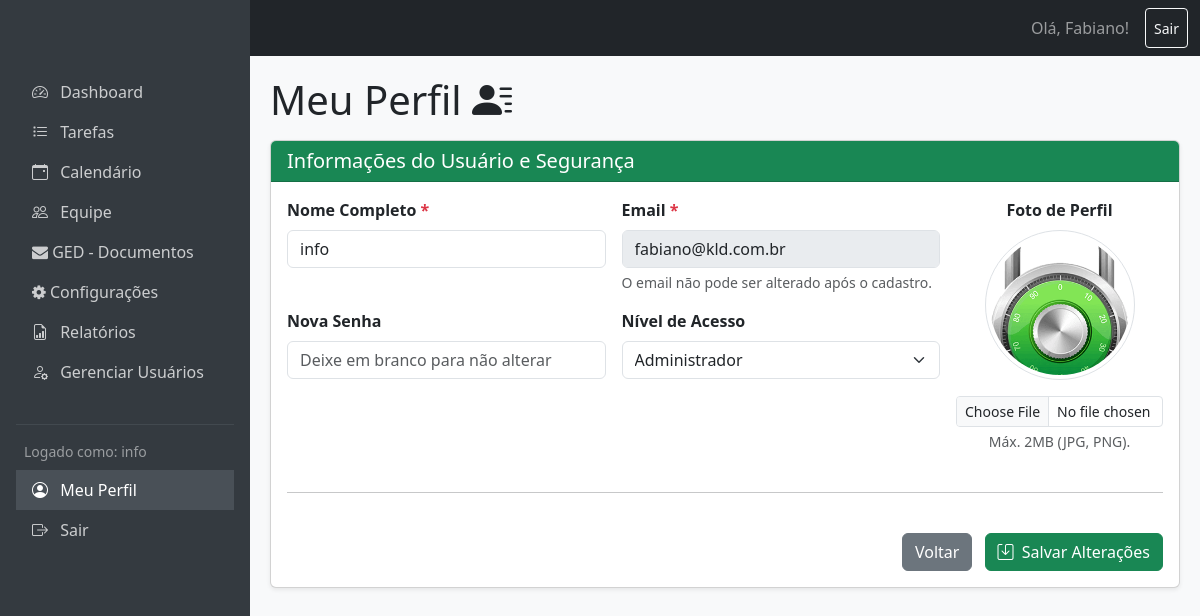
The page /perfil.php (signed in) on the database its author committed.
### tables this page shows
CREATE TABLE `usuarios` (
  `id` int(11) NOT NULL,
  `nome` varchar(100) NOT NULL,
  `email` varchar(100) NOT NULL,
  `senha_hash` varchar(255) NOT NULL,
  `perfil` enum('admin','user') NOT NULL DEFAULT 'user',
  `foto_perfil_url` varchar(255) DEFAULT NULL,
  `data_cadastro` timestamp NOT NULL DEFAULT CURRENT_TIMESTAMP
);

### perfil.php (the view, shortened to what this page needs)
<?php
include 'header.php';
include 'sidebar.php';
require_once 'conexao.php';
$user_id_param = $_GET['id'] ?? null;
$user_id_editar = null;
if ($user_id_param === 'novo') {
    $modo_edicao = false;
    $titulo_pagina = "Cadastrar Novo Usuário";
    if ($_SESSION['usuario_perfil'] !== 'admin') {
        header("Location: perfil.php?status=erro&msg=" . urlencode("Acesso negado. Apenas administradores podem cadastrar novos usuários."));
        exit();
    }
} elseif (!empty($user_id_param) && $user_id_param != $_SESSION['usuario_id']) {
    $user_id_editar = (int)$user_id_param;
    $modo_edicao = true;
    $titulo_pagina = "Editar Usuário #{$user_id_editar}";
} else {
    $user_id_editar = $_SESSION['usuario_id'];
    $modo_edicao = true;
    $titulo_pagina = "Meu Perfil";
}
$nome = "";
$email = "";
$perfil = "user";
$foto_perfil_url = "";
try {
    if ($modo_edicao) {
        $stmt = $pdo->prepare("SELECT * FROM usuarios WHERE id = :id");
        $stmt->bindParam(':id', $user_id_editar, PDO::PARAM_INT);
        $stmt->execute();
        $usuario = $stmt->fetch();
        if ($usuario) {
            $nome = $usuario['nome'];
            $email = $usuario['email'];
            $perfil = $usuario['perfil'];
            $foto_perfil_url = $usuario['foto_perfil_url'] ?? "";
        } else {
            header("Location: perfil.php?status=erro&msg=" . urlencode("Usuário não encontrado."));
            exit();
        }
    }
} catch (\PDOException $e) {
    if (function_exists('display_alert')) {
        display_alert('erro', 'Erro ao carregar dados do usuário.');
    }
}
?>
<div id="main-content">
    <h1 class="mb-3"><?= $titulo_pagina ?> <i class="bi bi-person-lines-fill"></i></h1>
    <div class="card shadow-sm mb-5">
        <div class="card-header bg-success text-white">
            <h5 class="mb-0">Informações do Usuário e Segurança</h5>
        </div>
        <div class="card-body">
            <form action="salvar_usuario.php" method="POST" class="needs-validation" enctype="multipart/form-data" novalidate>
                <div class="row g-3">
                    <div class="col-md-9 order-md-1">
                        <div class="row g-3">
                            <div class="col-md-6">
                                <label for="nome" class="form-label fw-bold">Nome Completo <span class="text-danger">*</span></label>
                                <input type="text" class="form-control" id="nome" name="nome" value="<?= htmlspecialchars($nome) ?>" required placeholder="Ex: Fabiano da Silva">
                            </div>
                            <div class="col-md-6">
                                <label for="email" class="form-label fw-bold">Email <span class="text-danger">*</span></label>
                                <input type="email" class="form-control" id="email" name="email" value="<?= htmlspecialchars($email) ?>" required placeholder="exemplo@empresa.com" <?= $modo_edicao ? 'disabled' : '' ?>>
                                <?php if($modo_edicao): ?>
                                    <div class="form-text">O email não pode ser alterado após o cadastro.</div>
                                <?php endif; ?>
                            </div>
                            <div class="col-md-6">
                                <label for="senha" class="form-label fw-bold">Nova Senha</label>
                                <input type="password" class="form-control" id="senha" name="senha" placeholder="Deixe em branco para não alterar" <?= !$modo_edicao ? 'required' : '' ?>>
                            </div>
                            <div class="col-md-6">
                                <label for="perfil" class="form-label fw-bold">Nível de Acesso</label>
                                <select class="form-select" id="perfil" name="perfil" <?= $_SESSION['usuario_perfil'] !== 'admin' ? 'disabled' : '' ?>>
                                    <option value="admin" <?= $perfil == 'admin' ? 'selected' : '' ?>>Administrador</option>
                                </select>
                            </div>
                        </div>
                    </div>
                    <div class="col-md-3 order-md-2 text-center">
                        <label class="form-label fw-bold w-100">Foto de Perfil</label>
                        <img id="previewFoto"
                             src="<?= !empty($foto_perfil_url) ? htmlspecialchars($foto_perfil_url) : 'https://via.placeholder.com/150/ADB5BD/FFFFFF?text=USER' ?>"
                             alt="Pré-visualização da Foto"
                             class="img-thumbnail rounded-circle mb-3"
                             style="width: 150px; height: 150px; object-fit: cover;">
                        <input type="file" class="form-control form-control-sm" id="foto" name="foto" accept="image/*">
                        <div class="form-text">Máx. 2MB (JPG, PNG).</div>
                    </div>
                    <div class="col-12 order-md-3"><hr class="my-4"></div>
                    <div class="col-12 order-md-4 text-end">
                        <a href="index.php" class="btn btn-secondary me-2">Voltar</a>
                        <button class="btn btn-success" type="submit">
                            <i class="bi bi-save me-1"></i> <?= $modo_edicao ? 'Salvar Alterações' : 'Cadastrar Usuário' ?>
                        </button>
                    </div>
                </div>
            </form>
        </div>
    </div>
</div>
</body>
</html>

### header.php (style rules this page uses)
:root { --sidebar-width: 250px; }
body { background-color: #f8f9fa; }
#main-content { margin-left: var(--sidebar-width); padding: 20px; padding-top: 76px; }

### rows shown on the page
usuarios: nome "info", email "fabiano@kld.com.br", perfil "Administrador", foto_perfil_url (picture)

### other values the page prints
$usuario_logado "info"
$titulo_pagina "Meu Perfil"
